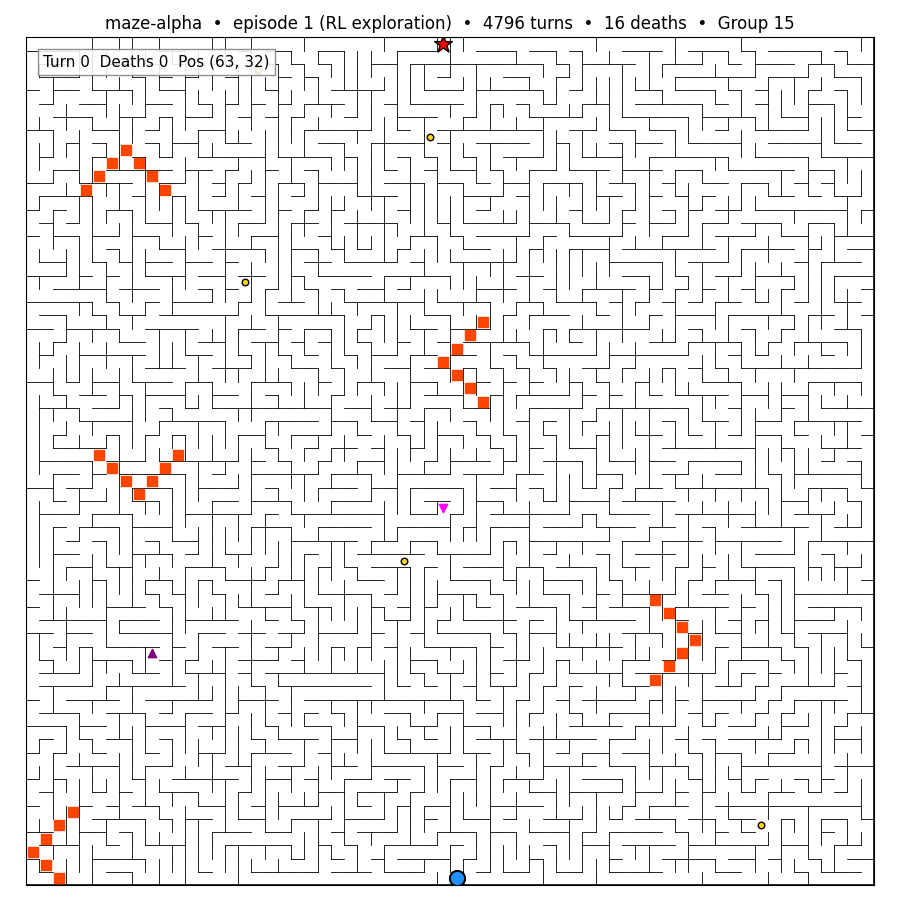
#> input picture figures/alpha_demo_exploration.gif, 900 x 900 px
$ python build_gif_strip.py
#> lines starting #> are read from the running program, lines starting #| are printed output that depends on the picture
"""Extract a 4-panel still strip from each demo GIF for the LaTeX report.

PDFs cannot reliably play animated GIFs across viewers, so we paste four
evenly-spaced frames horizontally into a single PNG that gives the
reader a static visual narrative of the agent's progression.

Usage:  python3 src/build_gif_strip.py
Outputs (one strip per source GIF found in figures/):
  figures/alpha_demo_exploration_strip.png
  figures/alpha_demo_converged_strip.png
  figures/beta_demo_exploration_strip.png
  figures/beta_demo_converged_strip.png
"""
from __future__ import annotations

from pathlib import Path
from PIL import Image, ImageDraw, ImageFont

ROOT = Path(__file__).resolve().parent.parent
FIG = ROOT / "figures"

SOURCES = [
    "alpha_demo_exploration.gif",
    "alpha_demo_converged.gif",
    "beta_demo_exploration.gif",
    "beta_demo_converged.gif",
]

PANELS = 4
SEP_PX = 6
CAPTION_H = 28


def pick_indices(n_frames: int, panels: int = PANELS) -> list[int]:
    if n_frames <= panels:
        return list(range(n_frames))
    return [round(i * (n_frames - 1) / (panels - 1)) for i in range(panels)]


def build_strip(gif_path: Path, out_path: Path) -> None:
    if not gif_path.exists():
        print(f"  skip (missing): {gif_path.name}")
        return

    with Image.open(gif_path) as im:
#> im is the input picture: PIL image 900x900 P; mean R, G, B 238.4, 237.4, 237
        n = getattr(im, "n_frames", 1)
#> n = 124
        idxs = pick_indices(n, PANELS)
#> idxs = [0, 41, 82, 123]
        panels: list[Image.Image] = []
        for idx in idxs:
            im.seek(idx)
            panels.append(im.convert("RGB").copy())
#> this loop made 4 passes
#> idx on passes 2 to 4: 41, 82, 123
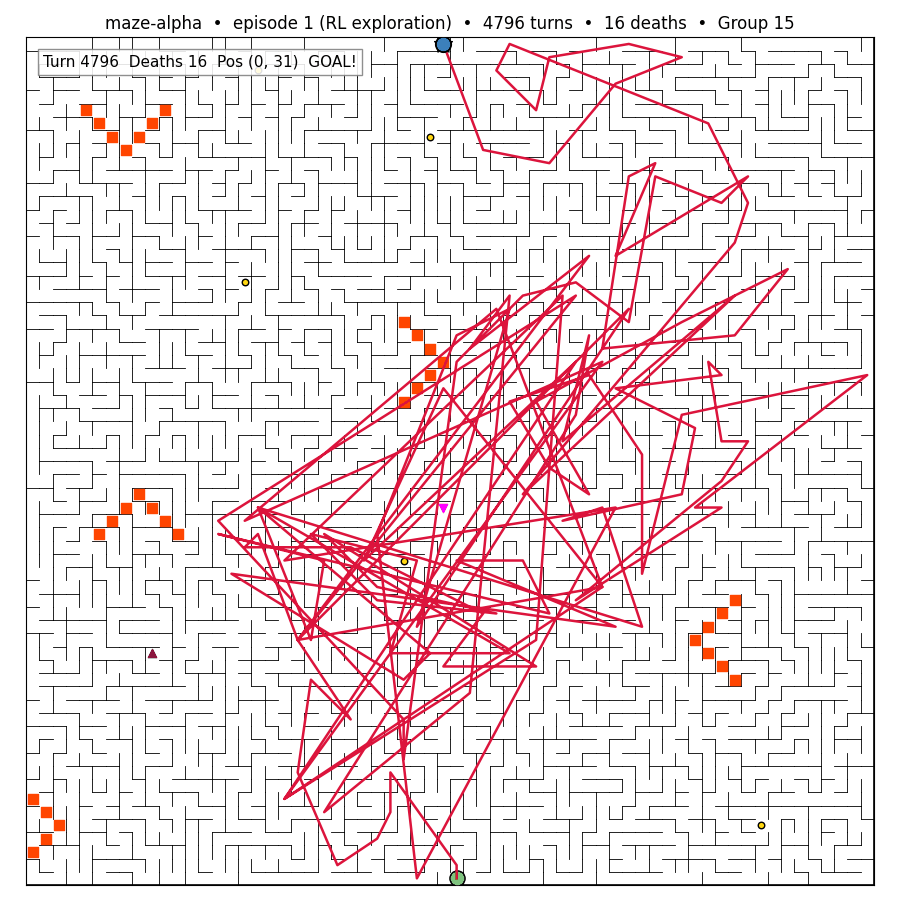
#> im: PIL image 900x900 RGB; mean R, G, B 237.3, 225, 226.9
#> after the loop, panels = 4 items

    panel_w, panel_h = panels[0].size
#> panel_w = 900; panel_h = 900
    strip_w = panel_w * len(panels) + SEP_PX * (len(panels) - 1)
#> strip_w = 3618
    strip_h = panel_h + CAPTION_H
#> strip_h = 928
    strip = Image.new("RGB", (strip_w, strip_h), "white")
#> strip: PIL image 3618x928 RGB; every value is 255

    try:
        font = ImageFont.truetype(
            "/System/Library/Fonts/Supplemental/Arial.ttf", 18)
    except (OSError, IOError):
        font = ImageFont.load_default()

    draw = ImageDraw.Draw(strip)
    cursor_x = 0
    for i, panel in enumerate(panels):
        strip.paste(panel, (cursor_x, CAPTION_H))
        frac = idxs[i] / max(1, n - 1)
        if i == 0:
            label = "Start"
        elif i == len(panels) - 1:
            label = "End / Goal"
        else:
            label = f"{int(frac * 100)}%"
        try:
            tw = draw.textlength(label, font=font)
        except AttributeError:
            tw = font.getsize(label)[0]
        draw.text((cursor_x + (panel_w - tw) // 2, 4), label,
                  fill="black", font=font)
        cursor_x += panel_w + SEP_PX
#> this loop made 4 passes
#> (frac, label, tw, cursor_x) on passes 1 to 4: (0, 'Start', 43.98, 906), (0.333, '33%', 40.02, 1812), (0.667, '66%', 40.02, 2718), (1, 'End / Goal', 92.7, 3624)
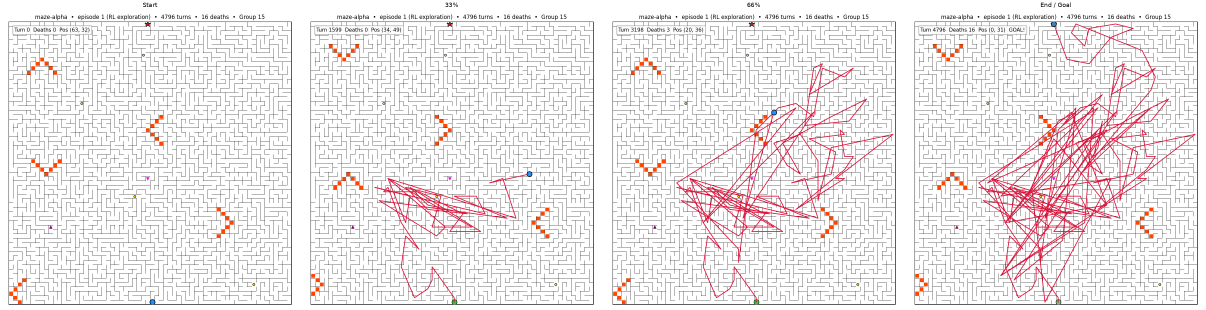
#> strip: PIL image 3618x928 RGB (shown at 1/3 size); mean R, G, B 238.4, 232.5, 233.2
#> after the loop, cursor_x = 3624

    strip.save(out_path)
    print(f"  wrote: {out_path.name}  ({strip_w}x{strip_h}, "
          f"{len(panels)} panels from {n} frames)")
#|   wrote: alpha_demo_exploration_strip.png  (3618x928, 4 panels from 124 frames)


def main() -> None:
    print(f"Building 4-panel strips from {len(SOURCES)} GIFs in {FIG}")
    for src in SOURCES:
        gif = FIG / src
        out = FIG / src.replace(".gif", "_strip.png")
        build_strip(gif, out)
#> pass 2 of the loop in main, `for src in SOURCES:`:
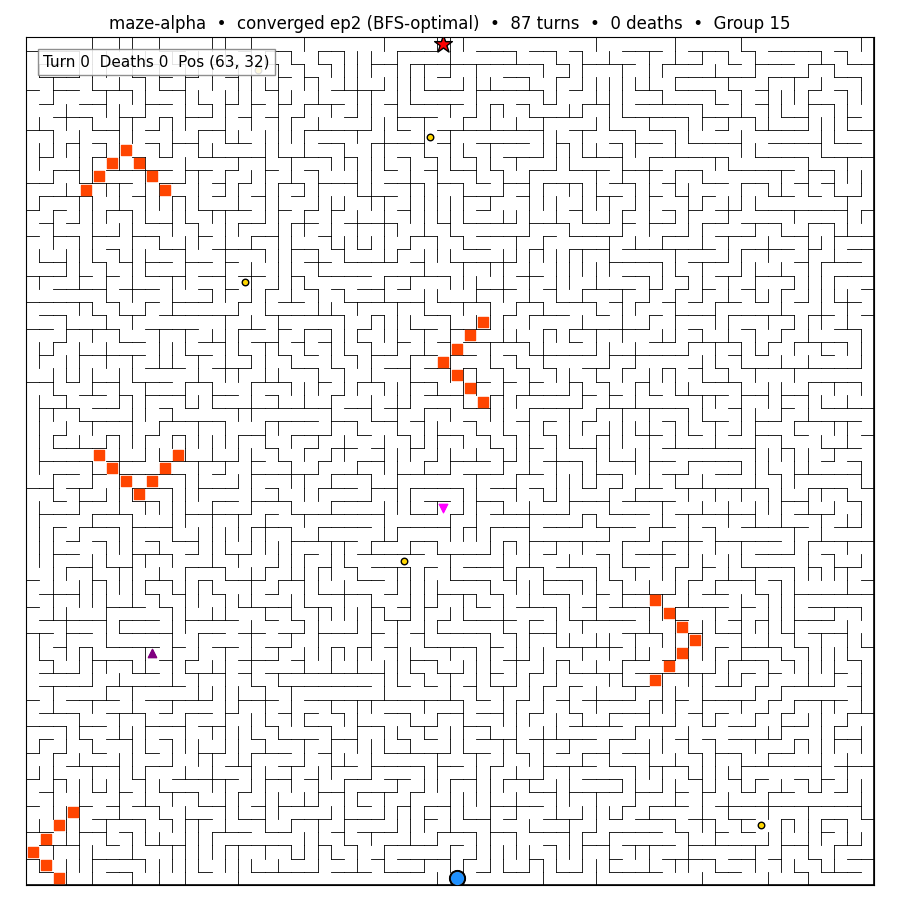
#> input picture figures/alpha_demo_converged.gif, 900 x 900 px
#> in build_strip, im is the input picture: PIL image 900x900 P; mean R, G, B 238.4, 237.4, 237
#> n = 88
#> idxs = [0, 29, 58, 87]
#> the loop in build_strip (call 2), `for idx in idxs:` made 4 passes
#> idx on passes 2 to 4: 29, 58, 87
#> after the loop in build_strip (call 2), `for idx in idxs:`:
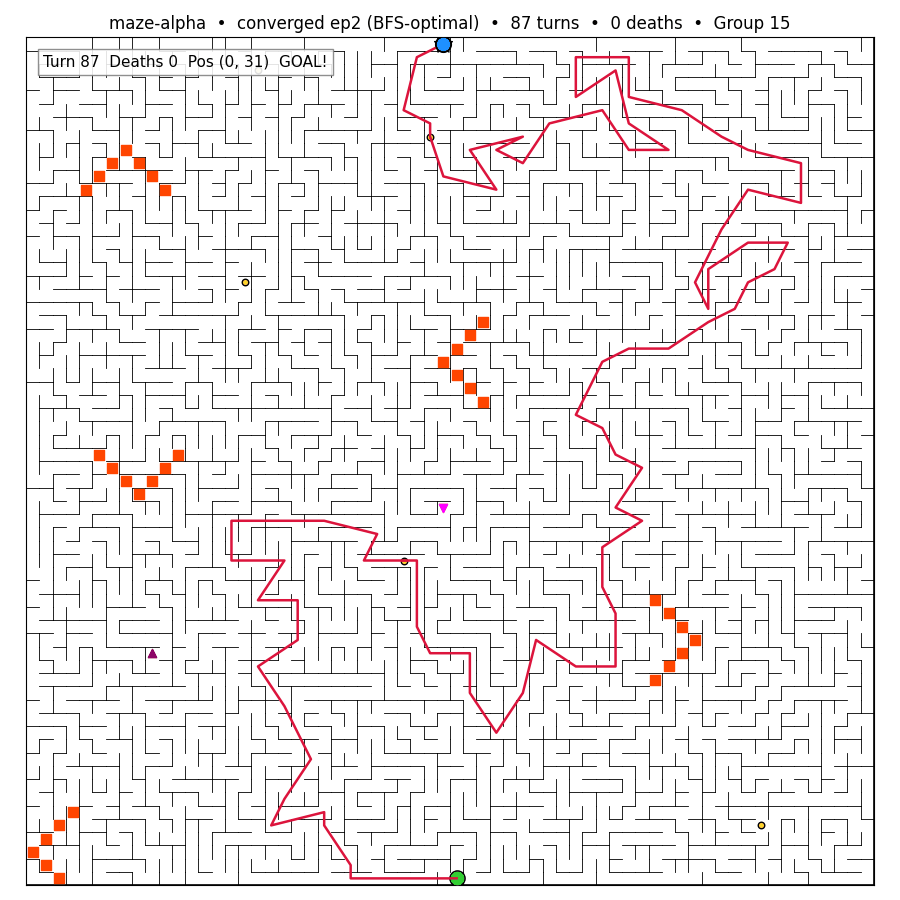
#> im: PIL image 900x900 RGB; mean R, G, B 238.1, 235.1, 235.1
#> the loop in build_strip (call 2), `for i, panel in enumerate(panels):` made 4 passes
#> after the loop in build_strip (call 2), `for i, panel in enumerate(panels):`:
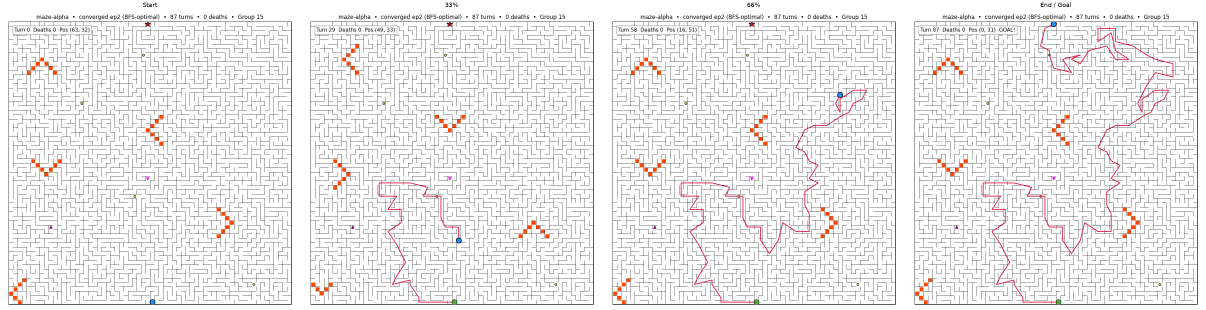
#> strip: PIL image 3618x928 RGB (shown at 1/3 size); mean R, G, B 238.8, 236.8, 236.7
#> after the loop in build_strip (call 2), `for i, panel in enumerate(panels):`: cursor_x = 3624
#|   wrote: alpha_demo_converged_strip.png  (3618x928, 4 panels from 88 frames)
#> pass 3 of the loop in main, `for src in SOURCES:`:
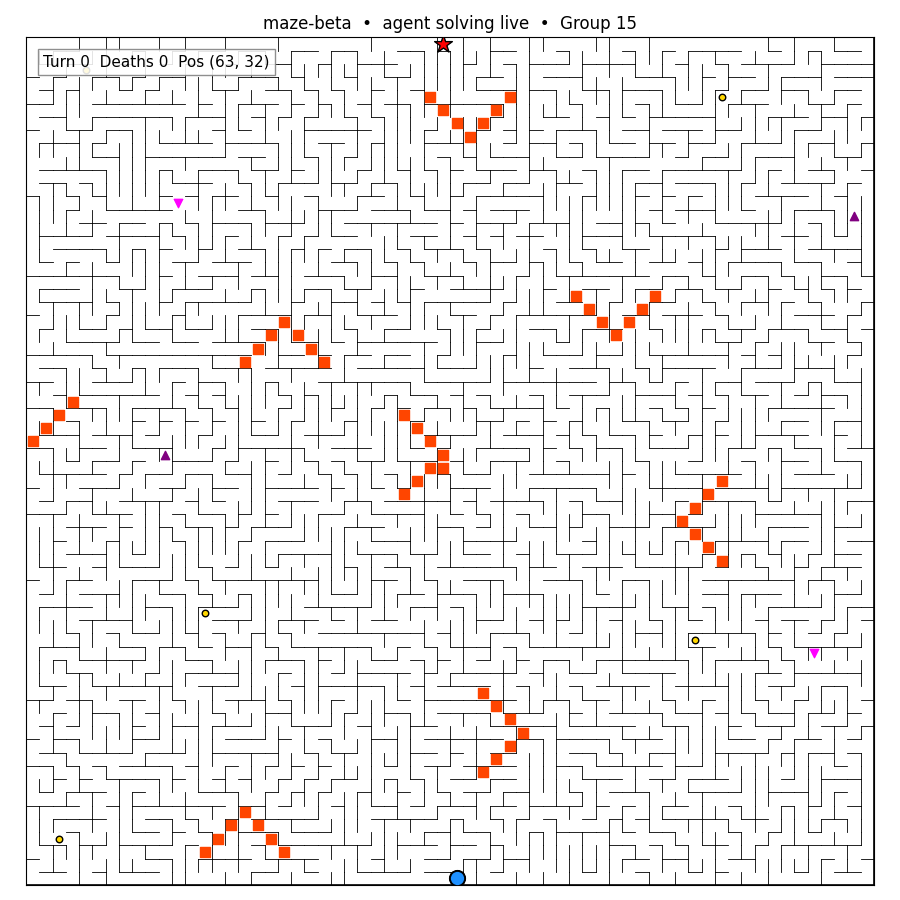
#> input picture figures/beta_demo_exploration.gif, 900 x 900 px
#> in build_strip, im is the input picture: PIL image 900x900 P; mean R, G, B 238.7, 237.1, 236.5
#> n = 132
#> idxs = [0, 44, 87, 131]
#> the loop in build_strip (call 3), `for idx in idxs:` made 4 passes
#> idx on passes 2 to 4: 44, 87, 131
#> after the loop in build_strip (call 3), `for idx in idxs:`:
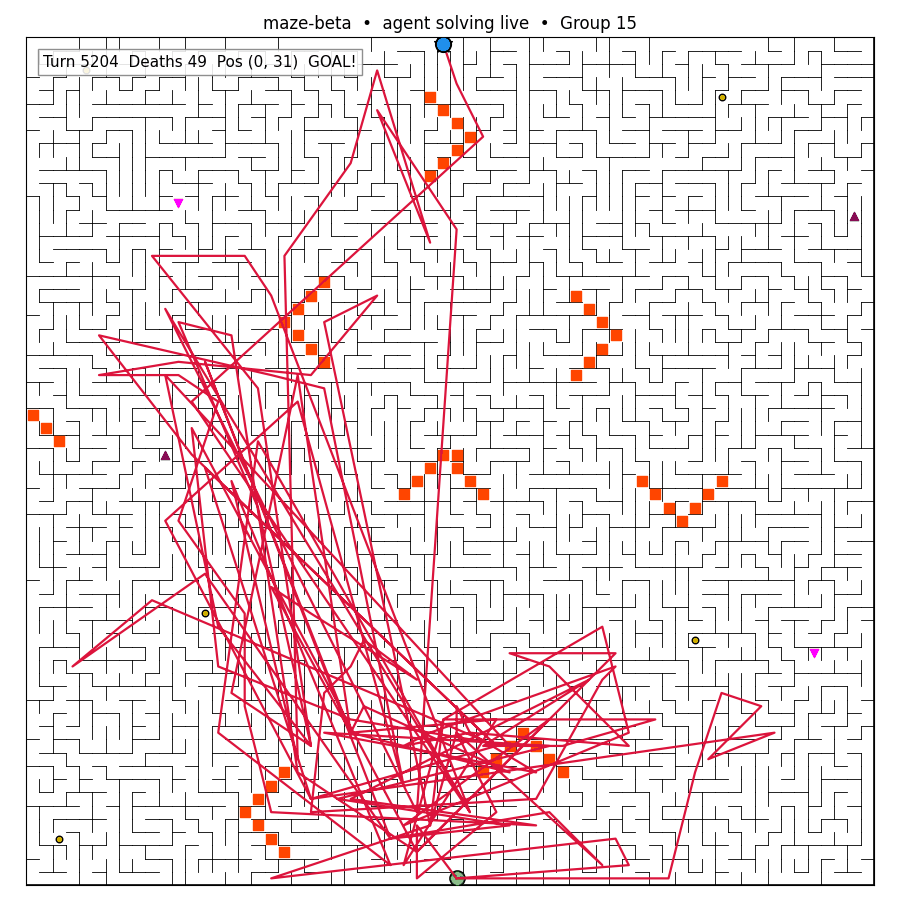
#> im: PIL image 900x900 RGB; mean R, G, B 237.4, 224.1, 226
#> the loop in build_strip (call 3), `for i, panel in enumerate(panels):` made 4 passes
#> (frac, label, tw, cursor_x) on passes 1 to 4: (0, 'Start', 43.98, 906), (0.336, '33%', 40.02, 1812), (0.664, '66%', 40.02, 2718), (1, 'End / Goal', 92.7, 3624)
#> after the loop in build_strip (call 3), `for i, panel in enumerate(panels):`:
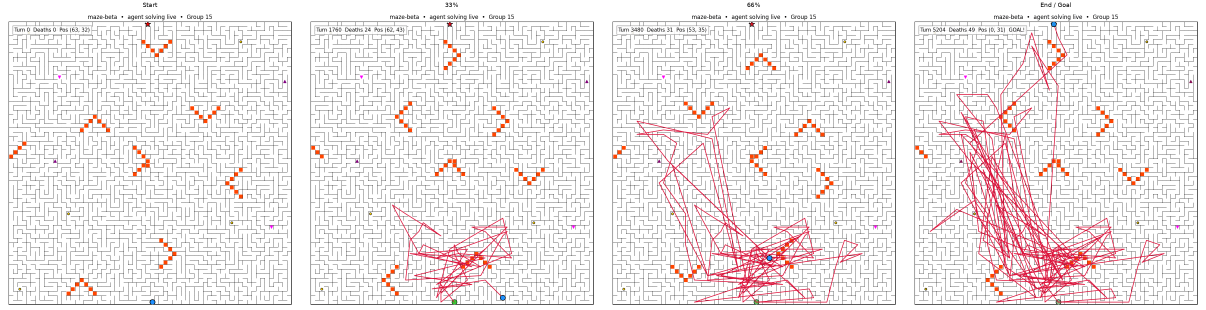
#> strip: PIL image 3618x928 RGB (shown at 1/3 size); mean R, G, B 238.7, 232.1, 232.6
#> after the loop in build_strip (call 3), `for i, panel in enumerate(panels):`: cursor_x = 3624
#|   wrote: beta_demo_exploration_strip.png  (3618x928, 4 panels from 132 frames)
#> the loop made 4 passes; the first 3 are shown


if __name__ == "__main__":
    main()
